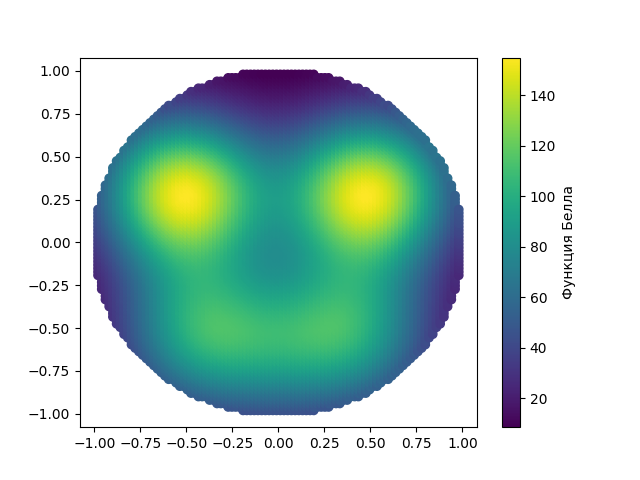

Reproduce this figure in Python.
import numpy as np
from scipy import interpolate
import matplotlib.pyplot as plt
import shapely.geometry as geom


phi = np.linspace(0, 2*np.pi, 100)
R = 1
x = R*np.cos(phi)
y = R*np.sin(phi)

spline_coords, figure_spline_part = interpolate.splprep([x, y], s=0)
spline_curve = interpolate.splev(figure_spline_part, spline_coords)

curve_coords = []
for i in range(len(spline_curve[0])):
    curve_coords.append([spline_curve[0][i], spline_curve[1][i]])

polygon = geom.Polygon(curve_coords)
points_number_per_side = 100
x_pictures_limits = [-1, 1]
y_pictures_limits = [-1, 1]

points_coords = []
for x_coord in np.linspace(*x_pictures_limits, points_number_per_side):
    for y_coord in np.linspace(*y_pictures_limits, points_number_per_side):
        p = geom.Point(x_coord, y_coord)
        if p.within(polygon):
            points_coords.append(x_coord)
            points_coords.append(y_coord)

x_p = np.array(points_coords[0::2])
y_p = np.array(points_coords[1::2])

def bell_function(x, y, intensity=1, dec_rate = [0.5, 0.5]):
    scalor_func = intensity * np.exp(-dec_rate[0]*x**2-dec_rate[1]*y**2)
    return scalor_func


intensity_center_x = [-0.5, 0.5, -0.4, 0, 0.4]
intensity_center_y = [0.3, 0.3, -0.5, -0.7, -0.5]
intensity_values = [5, 5, 3, 1, 3]

def scalor_function(x, y, intensity_center_x, intensity_center_y, intensity_values):
    scalor_field = 0.0
    for  i in range(len(intensity_center_x)):
        scalor_field += intensity_values[i]*bell_function(x-intensity_center_x[i], y-intensity_center_y[i], 30, [5,5])
    return scalor_field

scalor_fields = []
for i in range(len(x_p)):
    calculate = scalor_function(x_p[i], y_p[i], intensity_center_x, intensity_center_y, intensity_values)
    scalor_fields.append(calculate)

fig, ax = plt.subplots()
sc_plot = ax.scatter(x_p, y_p, c=scalor_fields)
cbar = fig.colorbar(sc_plot)
cbar.set_label('Функция Белла')

plt.savefig('complex_scalor_fields.png')